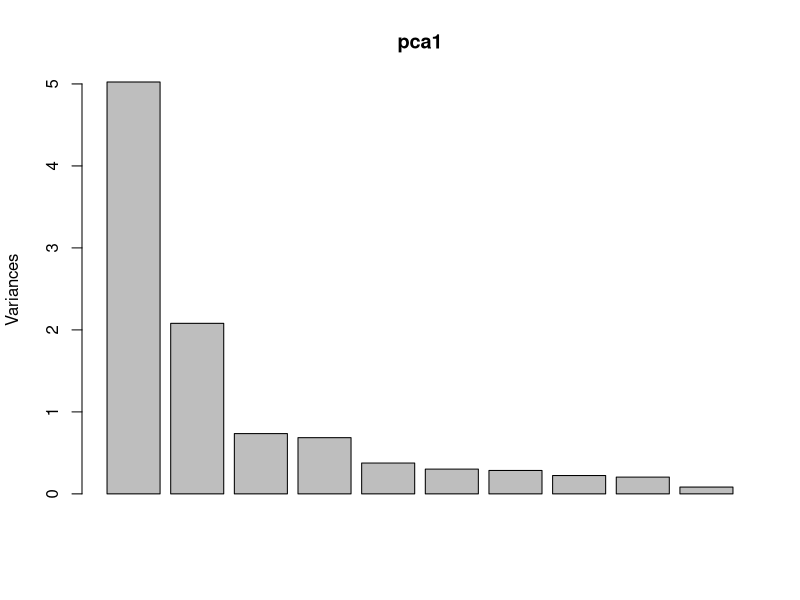
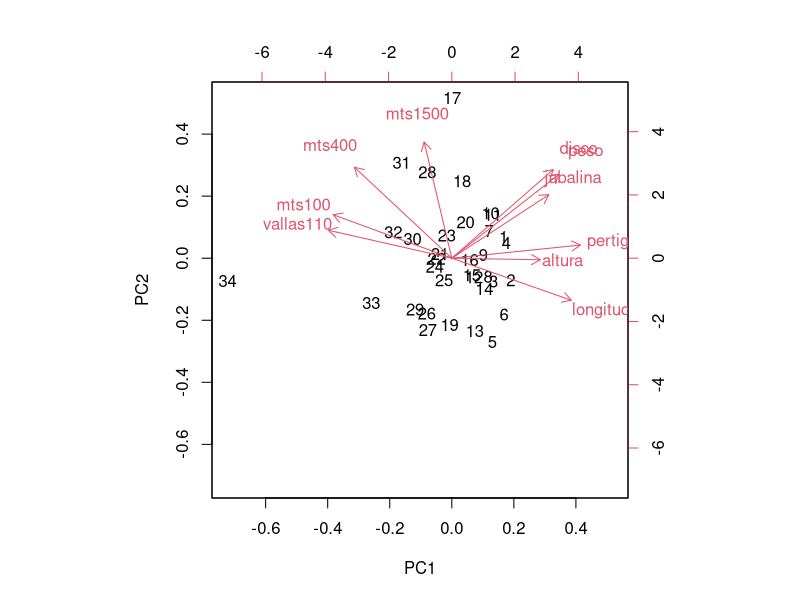
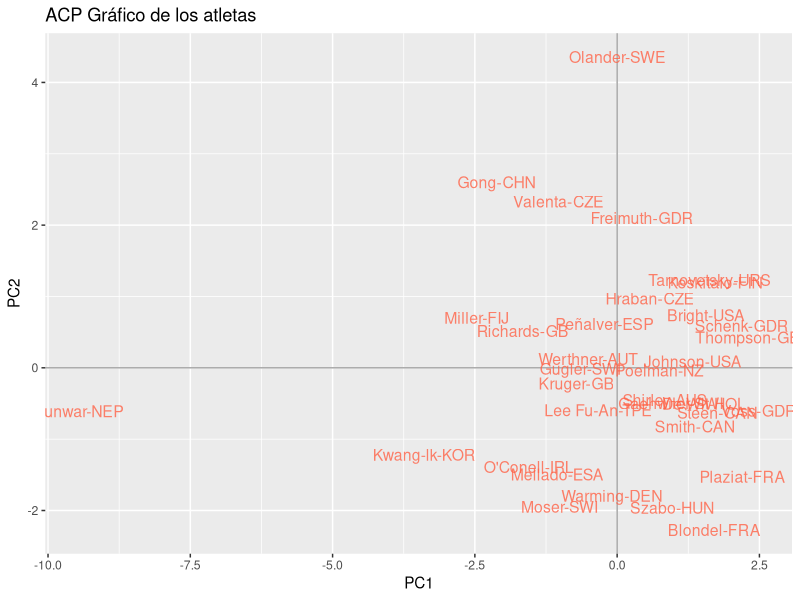
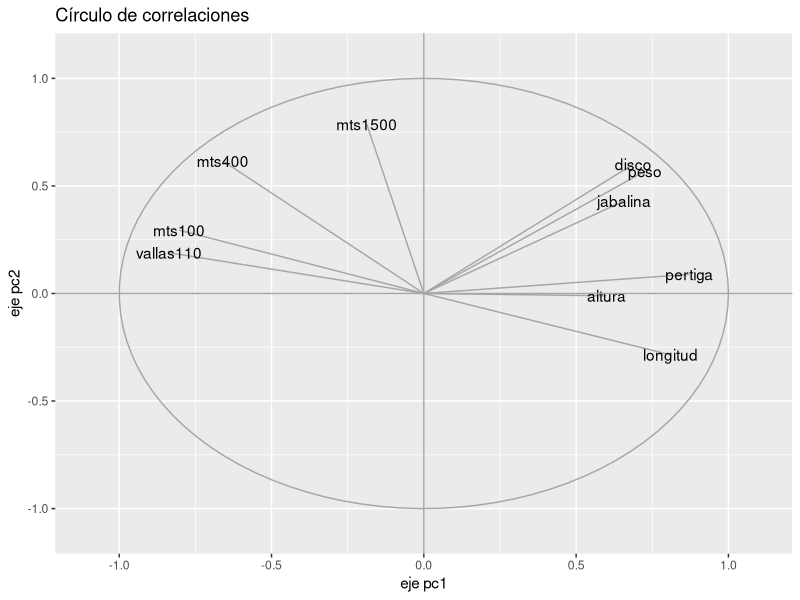
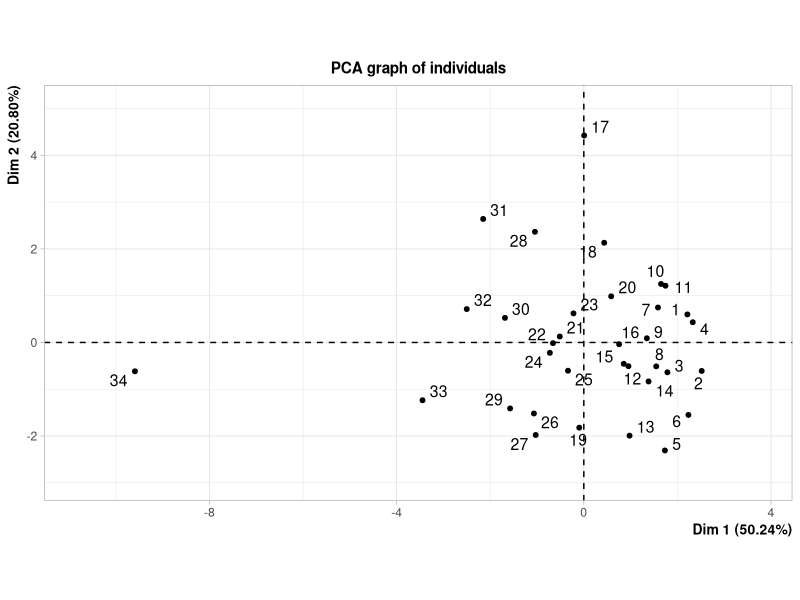
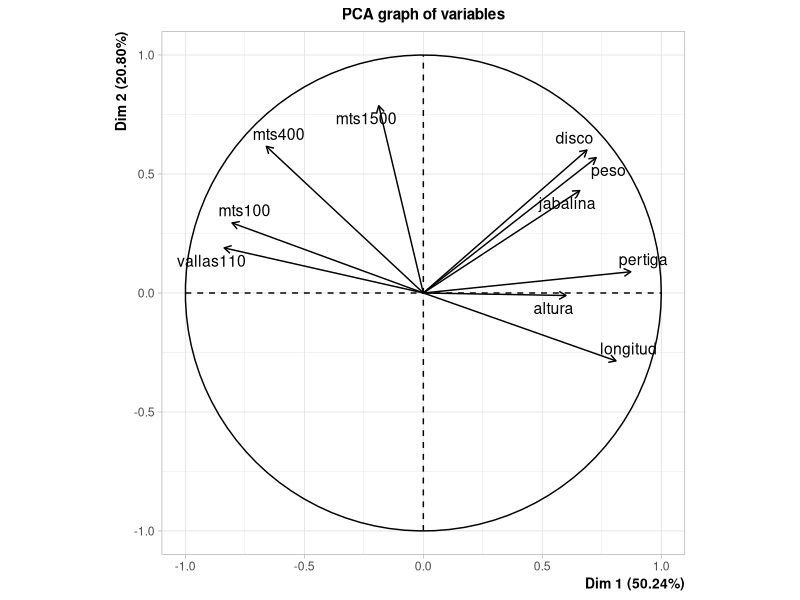
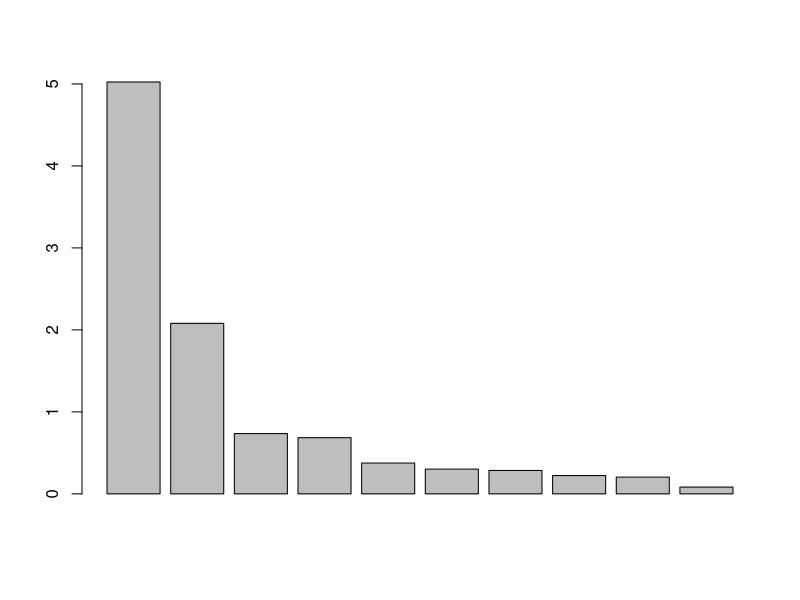

Reproduce these figures in R, in order. (Note: this script raises an error after producing the figures.)
#
# University: Universidad de Valladolid
# Degree: Grado en Estadística
# Subject: Análisis de Datos
# Year: 2017/18
# Teacher: Miguel Alejandro Fernández Temprano
# Author: Sergio García Prado (garciparedes.me)
# Name: Análisis de Componentes Principales - Práctica 03 - Olympic
#
#

Total <- read.csv('./../../../datasets/olympic-2016-v2.txt', header=TRUE)
A <- Total[, 1:10]

pca1=prcomp(A, scale=TRUE)

print(pca1$sdev^2)
print(pca1$rotation)
print(pca1$x)

print(diag((t(pca1$x) %*% pca1$x)/(nrow(A)-1)))
screeplot(pca1)
biplot(pca1)
library(ggplot2)

scores = as.data.frame(pca1$x)

ggplot(data = scores, aes(x=PC1, y=PC2, label=Total$atleta)) +
  geom_hline(yintercept = 0, colour = "gray65") +
  geom_vline(xintercept = 0, colour = "gray65") +
  geom_text(colour = "tomato", alpha = 0.8, size = 4) +
  ggtitle("ACP Gráfico de los atletas")

# Función para crear un círculo
circle <- function(center = c(0, 0), npoints = 100) {
    r = 1
    tt = seq(0, 2 * pi, length = npoints)
    xx = center[1] + r * cos(tt)
    yy = center[1] + r * sin(tt)
    return(data.frame(x = xx, y = yy))
}
corcir = circle(c(0, 0), npoints = 100)

correlaciones = as.data.frame(cor(A, pca1$x))

arrows = data.frame(x1 = c(rep(0,ncol(A))), y1 = c(rep(0,ncol(A))), x2 = correlaciones$PC1,
    y2 = correlaciones$PC2)

ggplot() + geom_path(data = corcir, aes(x = x, y = y), colour = "gray65") +
    geom_segment(data = arrows, aes(x = x1, y = y1, xend = x2, yend = y2), colour = "gray65") +
    geom_text(data = correlaciones, aes(x = PC1, y = PC2, label = rownames(correlaciones))) +
    geom_hline(yintercept = 0, colour = "gray65") + geom_vline(xintercept = 0,
    colour = "gray65") + xlim(-1.1, 1.1) + ylim(-1.1, 1.1) + labs(x = "eje pc1",
    y = "eje pc2") + ggtitle("Círculo de correlaciones")

library(FactoMineR)

pca3=PCA(A)
pca3

library(ade4)


pca4 = dudi.pca(A)
